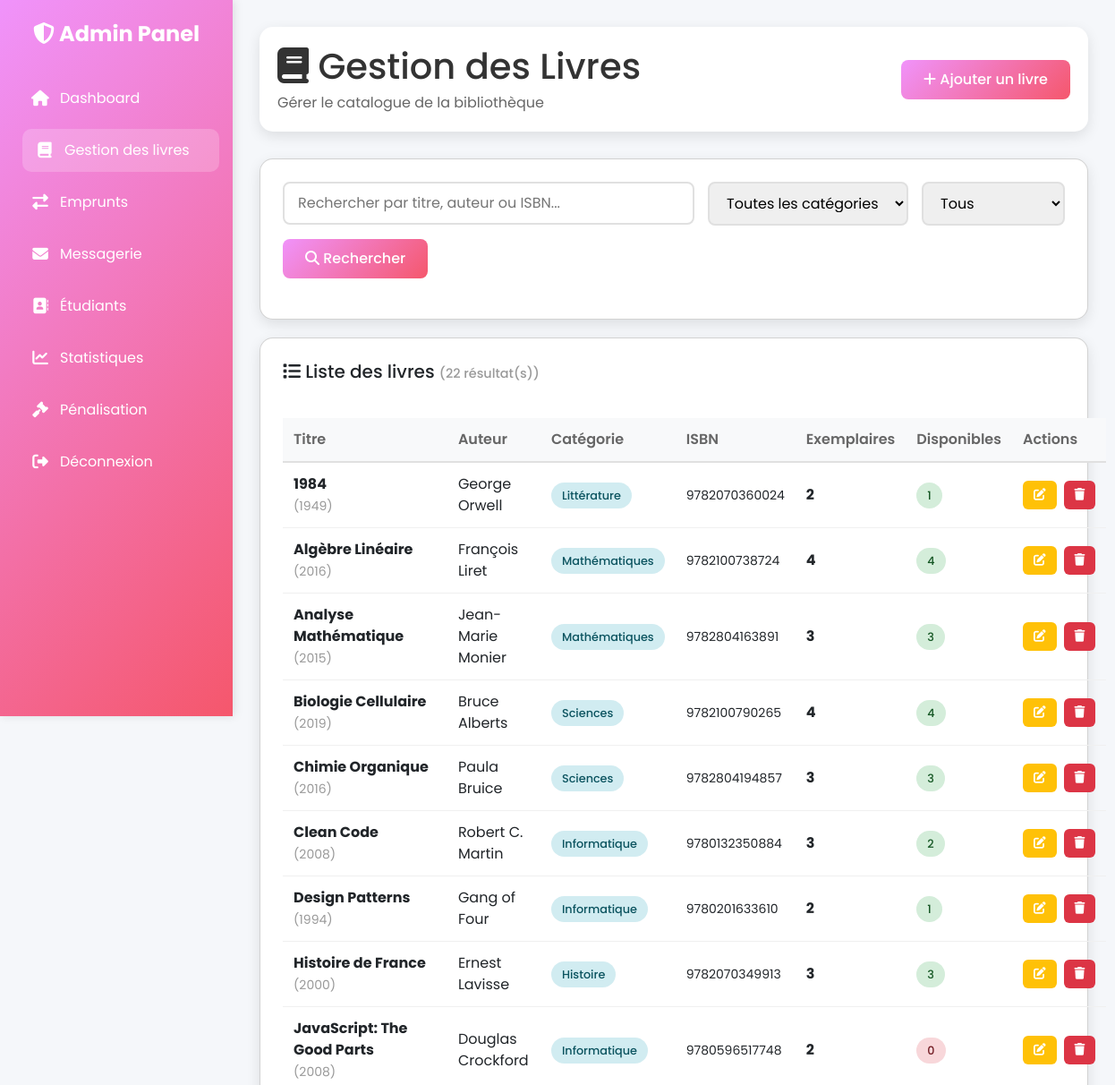
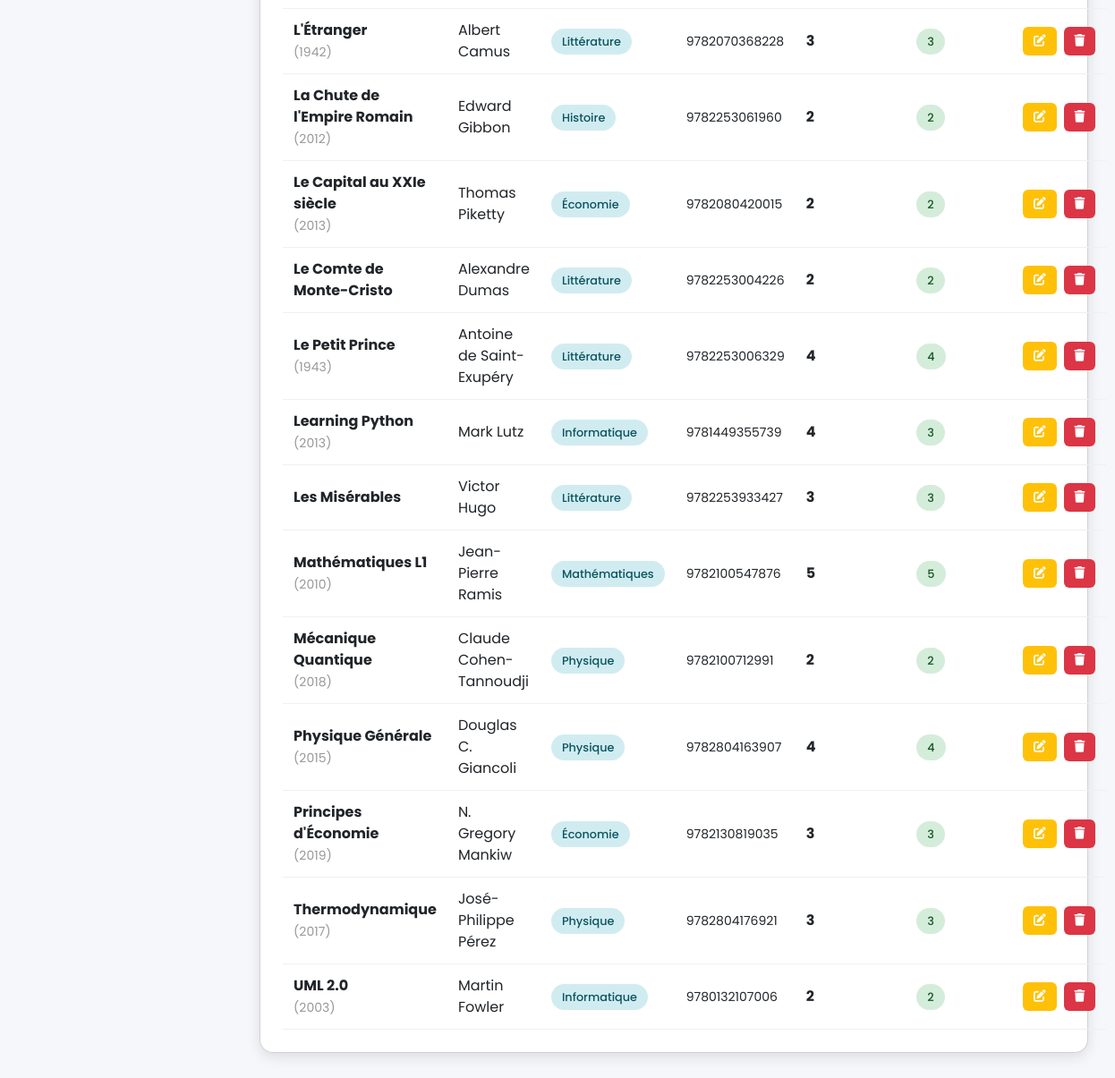
The page /views/admin/livres.php (signed in) on the database its author committed (2 pictures, top to bottom).
### tables this page shows
CREATE TABLE livre (
  id_livre INT AUTO_INCREMENT PRIMARY KEY,
  isbn VARCHAR(20) UNIQUE,
  titre VARCHAR(255) NOT NULL,
  auteur VARCHAR(255),
  annee_publication YEAR,
  description TEXT,
  image_couverture VARCHAR(500),
  nombre_exemplaires INT NOT NULL DEFAULT 1,
  nombre_disponibles INT NOT NULL DEFAULT 1,
  livre_ds_bib INT NOT NULL DEFAULT 0,
  id_categorie INT,
  FOREIGN KEY (id_categorie) REFERENCES categorie(id_categorie) ON DELETE SET NULL
);

CREATE TABLE categorie (
  id_categorie INT AUTO_INCREMENT PRIMARY KEY,
  nom VARCHAR(100) NOT NULL UNIQUE
);

### views/admin/livres.php (the view, shortened to what this page needs)
<?php
require_once '../../config/config.php';
require_once '../../views/admin/panel.php';
$search = $_GET['search'] ?? '';
$sql = "SELECT l.*, c.nom AS nom_categorie
        FROM livre l
        LEFT JOIN categorie c ON l.id_categorie = c.id_categorie
        WHERE 1=1";
$params = [];
$sql .= " ORDER BY l.titre ASC";
$stmt = $pdo->prepare($sql);
$stmt->execute($params);
$livres = $stmt->fetchAll();
?>
<!DOCTYPE html>
<html lang="fr">
<head>
    <link href="https://cdn.jsdelivr.net/npm/bootstrap@5.3.0/dist/css/bootstrap.min.css" rel="stylesheet">
    <link rel="stylesheet" href="https://cdnjs.cloudflare.com/ajax/libs/font-awesome/6.4.0/css/all.min.css">
    <link rel="stylesheet" href="../../assets/css/admin/livres.css">
</head>
<body>
    <div class="main-content">
        <div class="top-bar">
            <div>
                <h1 style="margin: 0; color: #333;">
                    <i class="fas fa-book"></i> Gestion des Livres
                </h1>
                <p style="margin: 5px 0 0 0; color: #666;">
                    Gérer le catalogue de la bibliothèque
                </p>
            </div>
            <button class="btn-primary-custom" onclick="openModal('addModal')">
                <i class="fas fa-plus"></i> Ajouter un livre
            </button>
        </div>
        <div class="card">
            <form method="GET" action="">
                <div class="search-section">
                    <div class="search-box">
                        <input
                            type="text"
                            name="search"
                            placeholder="Rechercher par titre, auteur ou ISBN..."
                            value="<?php echo htmlspecialchars($search); ?>"
                        >
                    </div>
                    <select name="categorie" class="form-control-custom" style="width: auto;">
                        <option value="">Toutes les catégories</option>
                    </select>
                    <select name="disponibilite" class="form-control-custom" style="width: auto;">
                        <option value="">Tous</option>
                    </select>
                    <button type="submit" class="btn-primary-custom">
                        <i class="fas fa-search"></i> Rechercher
                    </button>
                </div>
            </form>
        </div>
        <div class="card">
            <h5 style="margin-bottom: 20px;">
                <i class="fas fa-list"></i> Liste des livres
                <span style="color: #999; font-size: 0.9rem;">(<?php echo count($livres); ?> résultat(s))</span>
            </h5>
            <?php if (count($livres) > 0): ?>
                <table class="table-custom">
                    <thead>
                        <tr>
                            <th>Titre</th>
                            <th>Auteur</th>
                            <th>Catégorie</th>
                            <th>ISBN</th>
                            <th>Exemplaires</th>
                            <th>Disponibles</th>
                            <th>Actions</th>
                        </tr>
                    </thead>
                    <tbody>
                        <?php foreach ($livres as $livre): ?>
                            <tr>
                                <td>
                                    <strong><?php echo htmlspecialchars($livre['titre']); ?></strong>
                                    <?php if ($livre['annee_publication']): ?>
                                        <br><small style="color: #999;">(<?php echo $livre['annee_publication']; ?>)</small>
                                    <?php endif; ?>
                                </td>
                                <td><?php echo htmlspecialchars($livre['auteur']); ?></td>
                                <td>
                                    <span class="badge-custom badge-info">
                                        <?php echo htmlspecialchars($livre['nom_categorie']); ?>
                                    </span>
                                </td>
                                <td><small><?php echo htmlspecialchars($livre['isbn'] ?: 'N/A'); ?></small></td>
                                <td><strong><?php echo $livre['nombre_exemplaires']; ?></strong></td>
                                <td>
                                    <?php if ($livre['nombre_disponibles'] > 0): ?>
                                        <span class="badge-custom badge-success">
                                            <?php echo $livre['nombre_disponibles']; ?>
                                        </span>
                                    <?php else: ?>
                                        <span class="badge-custom badge-danger">0</span>
                                    <?php endif; ?>
                                </td>
                                <td>
                                    <div class="btn-group-custom">
                                        <button class="btn-sm-custom btn-edit"
                                                onclick="editLivre(<?php echo htmlspecialchars(json_encode($livre)); ?>)">
                                            <i class="fas fa-edit"></i>
                                        </button>
                                        <button class="btn-sm-custom btn-delete"
                                                onclick="deleteLivre(<?php echo $livre['id_livre']; ?>, '<?php echo htmlspecialchars($livre['titre'], ENT_QUOTES); ?>')">
                                            <i class="fas fa-trash"></i>
                                        </button>
                                    </div>
                                </td>
                            </tr>
                        <?php endforeach; ?>
                    </tbody>
                </table>
            <?php endif; ?>
        </div>
    </div>
</body>
</html>

### assets/css/admin/livres.css (style rules this page uses)
body { font-family: 'Poppins', sans-serif; background-color: #f5f7fa; }
.main-content { margin-left: 260px; padding: 30px; }
.top-bar { background: white; padding: 20px; border-radius: 15px; box-shadow: 0 5px 15px rgba(0,0,0,0.1); margin-bottom: 30px; display: flex; justify-content: space-between; align-items: center; }
.card { background: white; border-radius: 15px; box-shadow: 0 5px 15px rgba(0,0,0,0.1); padding: 25px; margin-bottom: 20px; }
.btn-primary-custom { background: linear-gradient(135deg, #f093fb 0%, #f5576c 100%); color: white; border: none; padding: 10px 25px; border-radius: 8px; font-weight: 500; transition: all 0.3s ease; }
.search-section { display: flex; gap: 15px; margin-bottom: 20px; flex-wrap: wrap; }
.search-box { flex: 1; min-width: 300px; }
.search-box input { width: 100%; padding: 10px 15px; border: 2px solid #e0e0e0; border-radius: 8px; }
.table-custom { width: 100%; margin-top: 20px; }
.table-custom thead { background: #f8f9fa; }
.table-custom th { padding: 12px; font-weight: 600; color: #666; border-bottom: 2px solid #e0e0e0; }
.table-custom td { padding: 12px; border-bottom: 1px solid #f0f0f0; vertical-align: middle; }
.badge-custom { padding: 6px 12px; border-radius: 20px; font-size: 0.8rem; font-weight: 500; }
.badge-success { background: #d4edda; color: #155724; }
.badge-danger { background: #f8d7da; color: #721c24; }
.badge-info { background: #d1ecf1; color: #0c5460; }
.btn-group-custom { display: flex; gap: 8px; }
.btn-sm-custom { padding: 6px 12px; border-radius: 6px; border: none; cursor: pointer; font-size: 0.85rem; transition: all 0.3s ease; }
.btn-edit { background: #ffc107; color: white; }
.btn-delete { background: #dc3545; color: white; }
.form-control-custom { width: 100%; padding: 10px 15px; border: 2px solid #e0e0e0; border-radius: 8px; transition: all 0.3s ease; }

### views/admin/panel.php (style rules this page uses)
body { font-family: 'Poppins', sans-serif; background-color: #f5f7fa; }
.main-content { margin-left: 260px; padding: 30px; }

### rows shown on the page
livre: titre "1984", annee_publication "1949", auteur "George Orwell", id_categorie.nom "Littérature", isbn "9782070360024", nombre_exemplaires "2", nombre_disponibles "1"
livre: titre "Algèbre Linéaire", annee_publication "2016", auteur "François Liret", id_categorie.nom "Mathématiques", isbn "9782100738724", nombre_exemplaires "4", nombre_disponibles "4"
livre: titre "Analyse Mathématique", annee_publication "2015", auteur "Jean-Marie Monier", id_categorie.nom "Mathématiques", isbn "9782804163891", nombre_exemplaires "3", nombre_disponibles "3"
livre: titre "Biologie Cellulaire", annee_publication "2019", auteur "Bruce Alberts", id_categorie.nom "Sciences", isbn "9782100790265", nombre_exemplaires "4", nombre_disponibles "4"
livre: titre "Chimie Organique", annee_publication "2016", auteur "Paula Bruice", id_categorie.nom "Sciences", isbn "9782804194857", nombre_exemplaires "3", nombre_disponibles "3"
livre: titre "Clean Code", annee_publication "2008", auteur "Robert C. Martin", id_categorie.nom "Informatique", isbn "9780132350884", nombre_exemplaires "3", nombre_disponibles "2"
livre: titre "Design Patterns", annee_publication "1994", auteur "Gang of Four", id_categorie.nom "Informatique", isbn "9780201633610", nombre_exemplaires "2", nombre_disponibles "1"
livre: titre "Histoire de France", annee_publication "2000", auteur "Ernest Lavisse", id_categorie.nom "Histoire", isbn "9782070349913", nombre_exemplaires "3", nombre_disponibles "3"
livre: titre "JavaScript: The Good Parts", annee_publication "2008", auteur "Douglas Crockford", id_categorie.nom "Informatique", isbn "9780596517748", nombre_exemplaires "2", nombre_disponibles "0"
livre: titre "L'Étranger", annee_publication "1942", auteur "Albert Camus", id_categorie.nom "Littérature", isbn "9782070368228", nombre_exemplaires "3", nombre_disponibles "3"
livre: titre "La Chute de l'Empire Romain", annee_publication "2012", auteur "Edward Gibbon", id_categorie.nom "Histoire", isbn "9782253061960", nombre_exemplaires "2", nombre_disponibles "2"
livre: titre "Le Capital au XXIe siècle", annee_publication "2013", auteur "Thomas Piketty", id_categorie.nom "Économie", isbn "9782080420015", nombre_exemplaires "2", nombre_disponibles "2"
livre: titre "Le Comte de Monte-Cristo", auteur "Alexandre Dumas", id_categorie.nom "Littérature", isbn "9782253004226", nombre_exemplaires "2", nombre_disponibles "2"
livre: titre "Le Petit Prince", annee_publication "1943", auteur "Antoine de Saint-Exupéry", id_categorie.nom "Littérature", isbn "9782253006329", nombre_exemplaires "4", nombre_disponibles "4"
livre: titre "Learning Python", annee_publication "2013", auteur "Mark Lutz", id_categorie.nom "Informatique", isbn "9781449355739", nombre_exemplaires "4", nombre_disponibles "3"
livre: titre "Les Misérables", auteur "Victor Hugo", id_categorie.nom "Littérature", isbn "9782253933427", nombre_exemplaires "3", nombre_disponibles "3"
livre: titre "Mathématiques L1", annee_publication "2010", auteur "Jean-Pierre Ramis", id_categorie.nom "Mathématiques", isbn "9782100547876", nombre_exemplaires "5", nombre_disponibles "5"
livre: titre "Mécanique Quantique", annee_publication "2018", auteur "Claude Cohen-Tannoudji", id_categorie.nom "Physique", isbn "9782100712991", nombre_exemplaires "2", nombre_disponibles "2"
livre: titre "Physique Générale", annee_publication "2015", auteur "Douglas C. Giancoli", id_categorie.nom "Physique", isbn "9782804163907", nombre_exemplaires "4", nombre_disponibles "4"
livre: titre "Principes d'Économie", annee_publication "2019", auteur "N. Gregory Mankiw", id_categorie.nom "Économie", isbn "9782130819035", nombre_exemplaires "3", nombre_disponibles "3"
livre: titre "Thermodynamique", annee_publication "2017", auteur "José-Philippe Pérez", id_categorie.nom "Physique", isbn "9782804176921", nombre_exemplaires "3", nombre_disponibles "3"
livre: titre "UML 2.0", annee_publication "2003", auteur "Martin Fowler", id_categorie.nom "Informatique", isbn "9780132107006", nombre_exemplaires "2", nombre_disponibles "2"

### other values the page prints
count($livres) "22"
